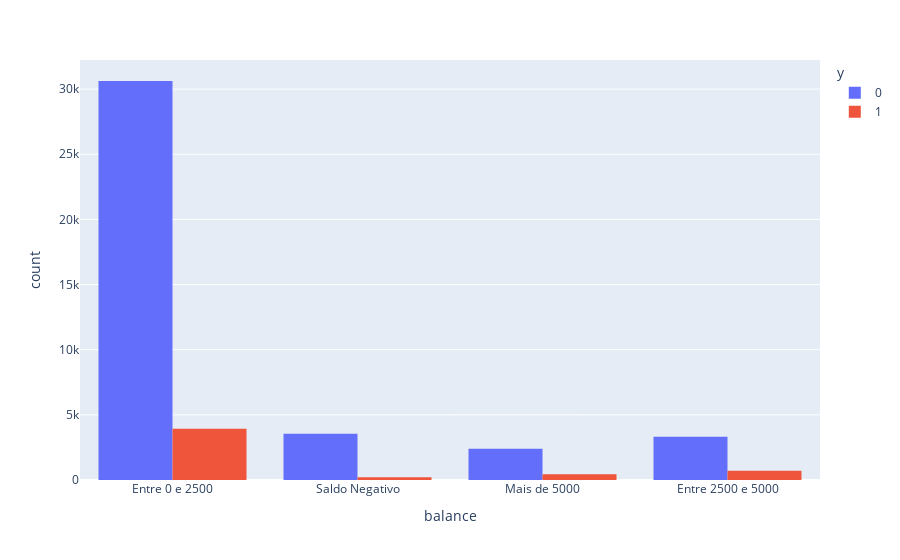

Here is the notebook cell this chart was saved with:
### Code cell
px.histogram(data, x="balance", color="y", barmode = 'group')

### Figure 1 — Plotly figure (JSON) as saved in the notebook; plotly's stock layout.template omitted (floating-point values rounded to 4 significant figures; data arrays with more than 128 entries replaced by an {"elided": "..."} marker saying what was removed)
{"data": [{"alignmentgroup": "True", "bingroup": "x", "hovertemplate": "y=0<br>balance=%{x}<br>count=%{y}<extra></extra>", "legendgroup": "0", "marker": {"color": "#636efa"}, "name": "0", "offsetgroup": "0", "orientation": "v", "showlegend": true, "type": "histogram", "x": {"elided": "39901 str values"}, "xaxis": "x", "yaxis": "y"}, {"alignmentgroup": "True", "bingroup": "x", "hovertemplate": "y=1<br>balance=%{x}<br>count=%{y}<extra></extra>", "legendgroup": "1", "marker": {"color": "#EF553B"}, "name": "1", "offsetgroup": "1", "orientation": "v", "showlegend": true, "type": "histogram", "x": {"elided": "5289 str values"}, "xaxis": "x", "yaxis": "y"}], "layout": {"barmode": "group", "legend": {"title": {"text": "y"}, "tracegroupgap": 0}, "margin": {"t": 60}, "xaxis": {"anchor": "y", "domain": [0, 1], "title": {"text": "balance"}}, "yaxis": {"anchor": "x", "domain": [0, 1], "title": {"text": "count"}}}}
